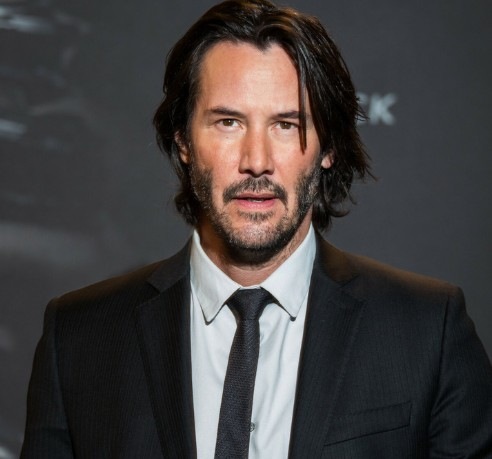
#> input picture LAB06/PROPUESTO/imgs/Foto1.jpg, 492 x 459 px; its folder holds only this picture in this run
$ python deteccion.py
#> lines starting #> are read from the running program, lines starting #| are printed output that depends on the picture; after the words box and inside, x2 and y2 are one past the last pixel; in counts of white or black regions, pixels touching at a corner belong together
import cv2
import os

def detectar_y_guardar_rostros(input_folder, output_folder, classifier_path):
    # Cargar el clasificador pre-entrenado para rostros
#> called with input_folder = 'imgs', output_folder = 'resultados', classifier_path = 'haarcascade_frontalface_default.xml'
    face_cascade = cv2.CascadeClassifier(classifier_path)

    if face_cascade.empty():
        print(f"Error: No se pudo cargar el clasificador desde {classifier_path}. Asegúrate de que el archivo XML existe y la ruta es correcta.")
        return

    # Asegurarse de que la carpeta de resultados existe
    if not os.path.exists(output_folder):
        os.makedirs(output_folder)
        print(f"Carpeta de resultados creada: {output_folder}")

    # Contador para las imágenes procesadas
    imagenes_procesadas = 0
    rostros_totales_detectados = 0

    # Iterar sobre cada archivo en la carpeta de entrada
    for filename in os.listdir(input_folder):
        # Filtrar solo archivos de imagen (puedes añadir más extensiones si es necesario)
        if filename.lower().endswith(('.png', '.jpg', '.jpeg', '.bmp', '.tiff')):
            image_path = os.path.join(input_folder, filename)
            print(f"Procesando imagen: {image_path}")

            # Leer la imagen
            img = cv2.imread(image_path)
#> img is the input picture: shape (459, 492, 3); mean B, G, R 62.7, 63, 66.5

            if img is None:
                print(f"Advertencia: No se pudo leer la imagen {filename}. Puede que esté corrupta o el formato no sea compatible.")
                continue

            # Convertir la imagen a escala de grises
            gray = cv2.cvtColor(img, cv2.COLOR_BGR2GRAY)
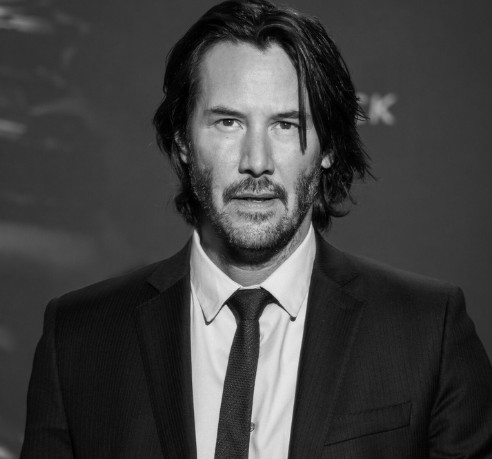
#> gray: shape (459, 492); min 0, max 239, mean 64.1

            # Realizar la detección de rostros
            # Ajusta scaleFactor y minNeighbors según la calidad de tus imágenes
            faces = face_cascade.detectMultiScale(gray, scaleFactor=1.1, minNeighbors=5, minSize=(30, 30))
#> faces = [[176, 64, 156, 156]]

            # Dibujar rectángulos alrededor de los rostros detectados
            for (x, y, w, h) in faces:
                cv2.rectangle(img, (x, y), (x+w, y+h), (0, 255, 0), 2) # Color verde, grosor 2
#> this loop made 1 pass
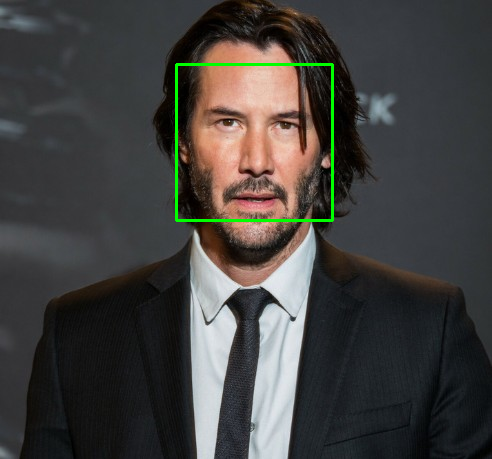
#> img: shape (459, 492, 3); 0.83% of pixels changed, all inside (x1, y1, x2, y2) = (175, 63, 334, 222)

            # Construir la ruta de salida para la imagen procesada
            output_image_path = os.path.join(output_folder, f"detectado_{filename}")

            # Guardar la imagen con los rostros detectados en la carpeta de resultados
            cv2.imwrite(output_image_path, img)
            print(f"Guardado: {output_image_path} ({len(faces)} rostros detectados)")
#| Guardado: resultados/detectado_Foto1.jpg (1 rostros detectados)

            imagenes_procesadas += 1
            rostros_totales_detectados += len(faces)
#> rostros_totales_detectados = 1

    print(f"\n--- Proceso Finalizado ---")
    print(f"Imágenes procesadas: {imagenes_procesadas}")
    print(f"Rostros totales detectados: {rostros_totales_detectados}")
#| Rostros totales detectados: 1
    print(f"Resultados guardados en: {output_folder}")

if __name__ == "__main__":
    # --- Configuración de rutas ---
    # La carpeta 'imgs' dentro de tu directorio PROPUESTO
    input_images_folder = 'imgs'

    # La carpeta 'resultados' dentro de tu directorio PROPUESTO
    output_results_folder = 'resultados'

    # El clasificador Haar Cascade que debes descargar en la misma carpeta que este script
    haar_cascade_classifier = 'haarcascade_frontalface_default.xml'

    # Llamar a la función principal
    detectar_y_guardar_rostros(input_images_folder, output_results_folder, haar_cascade_classifier)

$ run again, on LAB06/PROPUESTO/imgs/Foto5.jpg
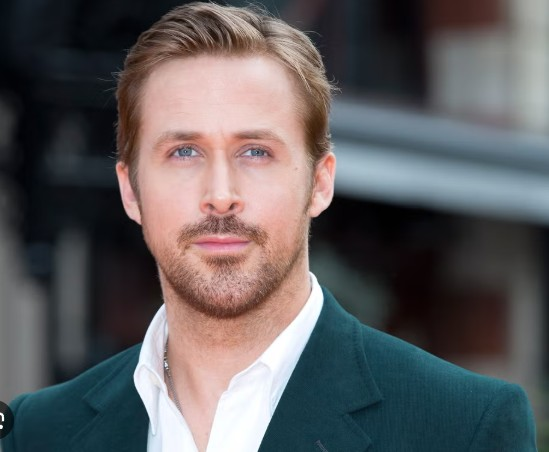
#> input picture LAB06/PROPUESTO/imgs/Foto5.jpg, 549 x 452 px
#> in detectar_y_guardar_rostros, img is the input picture: shape (452, 549, 3); mean B, G, R 93.6, 92, 94.8
#> in detectar_y_guardar_rostros, `gray = cv2.cvtColor(img, cv2.COLOR_BGR2GRAY)`:
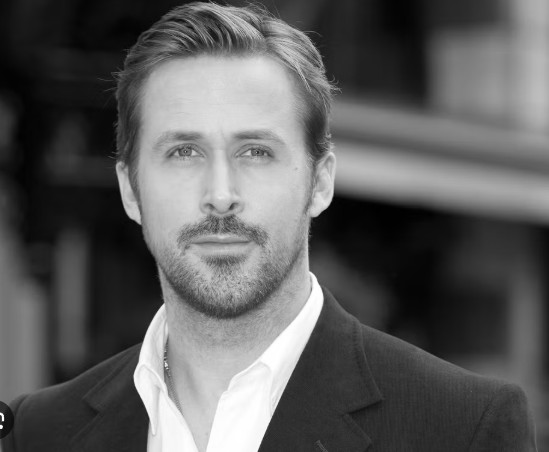
#> gray: shape (452, 549); min 0, max 255, mean 93.1
#> faces = [[107, 66, 224, 224]]
#> the loop in detectar_y_guardar_rostros, `for (x, y, w, h) in faces:` made 1 pass
#> after the loop in detectar_y_guardar_rostros, `for (x, y, w, h) in faces:`:
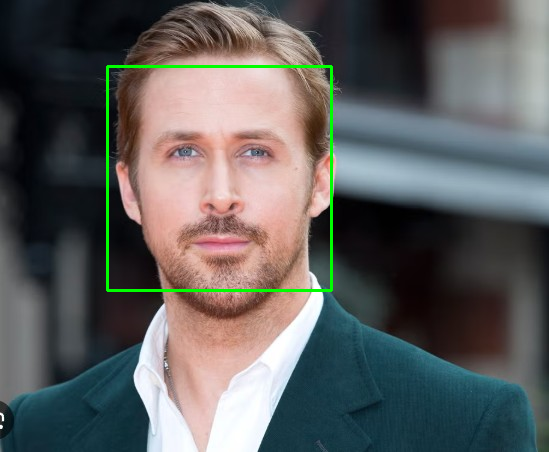
#> img: shape (452, 549, 3); 1.08% of pixels changed, all inside (x1, y1, x2, y2) = (106, 65, 333, 292)
#| Guardado: resultados/detectado_Foto5.jpg (1 rostros detectados)
#> rostros_totales_detectados = 1
#| Rostros totales detectados: 1

$ run again, on LAB06/PROPUESTO/imgs/Foto6.jpg
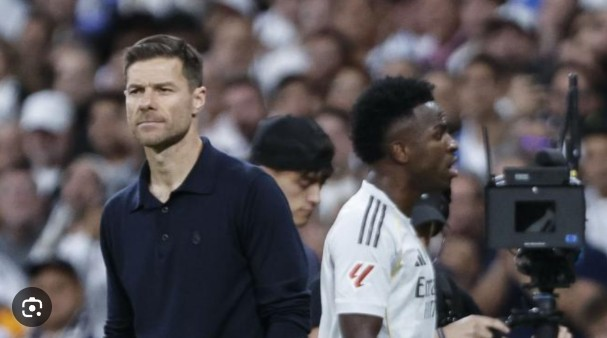
#> input picture LAB06/PROPUESTO/imgs/Foto6.jpg, 607 x 338 px
#> in detectar_y_guardar_rostros, img is the input picture: shape (338, 607, 3); mean B, G, R 86.3, 82.6, 87.5
#> in detectar_y_guardar_rostros, `gray = cv2.cvtColor(img, cv2.COLOR_BGR2GRAY)`:
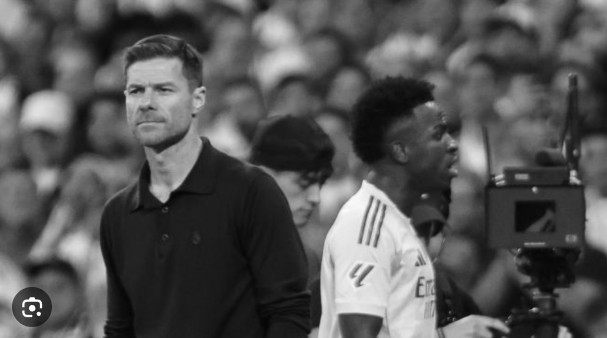
#> gray: shape (338, 607); min 5, max 255, mean 84.5
#> faces = [[114, 62, 73, 73]]
#> the loop in detectar_y_guardar_rostros, `for (x, y, w, h) in faces:` made 1 pass
#> after the loop in detectar_y_guardar_rostros, `for (x, y, w, h) in faces:`:
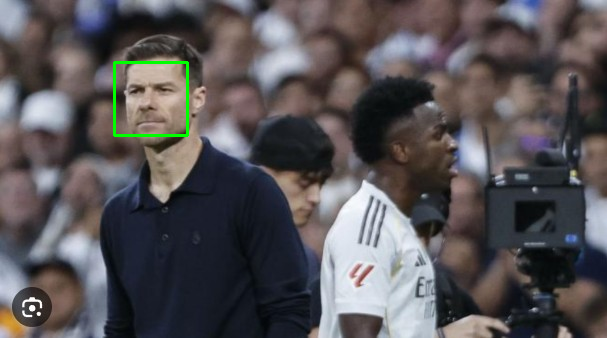
#> img: shape (338, 607, 3); 0.43% of pixels changed, all inside (x1, y1, x2, y2) = (113, 61, 189, 137)
#| Guardado: resultados/detectado_Foto6.jpg (1 rostros detectados)
#> rostros_totales_detectados = 1
#| Rostros totales detectados: 1

$ run again, on LAB06/PROPUESTO/imgs/Foto7.jpg
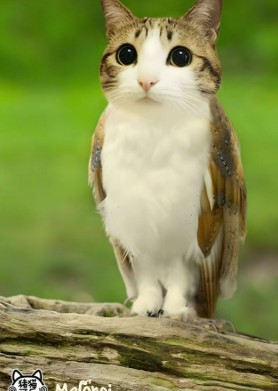
#> input picture LAB06/PROPUESTO/imgs/Foto7.jpg, 278 x 391 px
#> in detectar_y_guardar_rostros, img is the input picture: shape (391, 278, 3); mean B, G, R 79.8, 143.2, 133.9
#> in detectar_y_guardar_rostros, `gray = cv2.cvtColor(img, cv2.COLOR_BGR2GRAY)`:
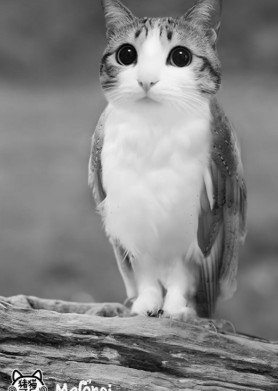
#> gray: shape (391, 278); min 1, max 255, mean 133.1
#> faces = ()
#| Guardado: resultados/detectado_Foto7.jpg (0 rostros detectados)
#> rostros_totales_detectados = 0
#| Rostros totales detectados: 0

$ run again, on LAB06/PROPUESTO/imgs/Foto2.jpg
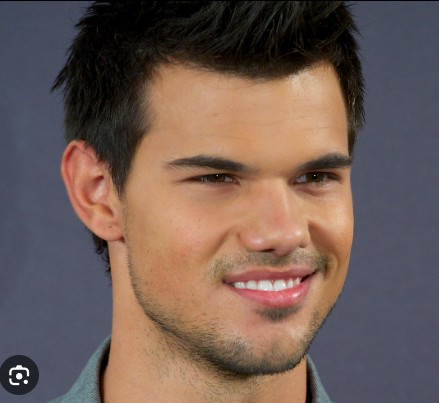
#> input picture LAB06/PROPUESTO/imgs/Foto2.jpg, 439 x 403 px
#> in detectar_y_guardar_rostros, img is the input picture: shape (403, 439, 3); mean B, G, R 85.3, 92.3, 111.4
#> in detectar_y_guardar_rostros, `gray = cv2.cvtColor(img, cv2.COLOR_BGR2GRAY)`:
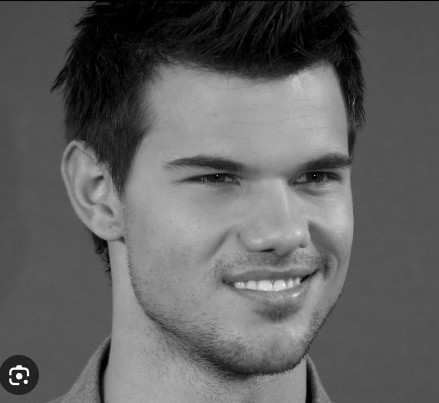
#> gray: shape (403, 439); min 0, max 255, mean 97.2
#> faces = [[128, 72, 277, 277]]
#> the loop in detectar_y_guardar_rostros, `for (x, y, w, h) in faces:` made 1 pass
#> after the loop in detectar_y_guardar_rostros, `for (x, y, w, h) in faces:`:
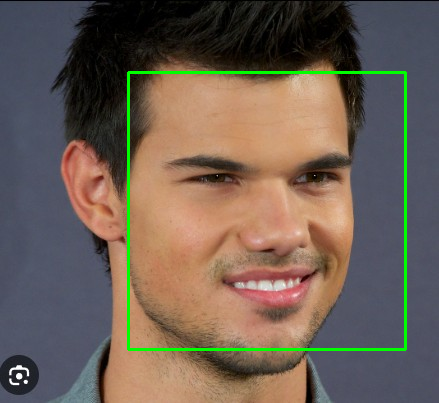
#> img: shape (403, 439, 3); 1.88% of pixels changed, all inside (x1, y1, x2, y2) = (127, 71, 407, 351)
#| Guardado: resultados/detectado_Foto2.jpg (1 rostros detectados)
#> rostros_totales_detectados = 1
#| Rostros totales detectados: 1
